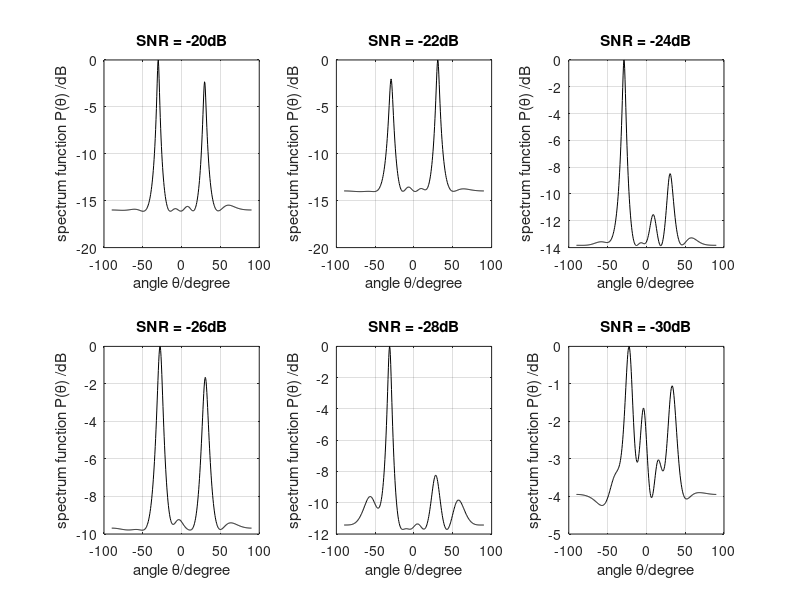

This figure's MATLAB source: (Note: this script raises an error after producing the figure.)
%MUSIC Simulation
% SNR
clc
clear all
close all
format long %The data show that as long shaping scientific

for kk = 1:6
    
%Transmitter
doa=[-30 30]/180*pi; %Direction of arrival
N=200;%Snapshots
w=[pi/4 pi/3]';%Frequency
M=8;%Number of array elements
P=length(w); %The number of signal
lambda=150;%Wavelength
d=lambda/2;%Element spacing

D=zeros(P,M); %To creat a matrix with P row and M column
for k=1:P
D(k,:)=exp(-j*2*pi*d*sin(doa(k))/lambda*[0:M-1]); %Assignment matrix
end
D=D';
xx=2*exp(j*(w*[1:N])); %Simulate message signal
x=D*xx; %Signal after beamforming at transmitter

%Channel
snr=-18-2*kk;%SNR
x=x+awgn(x,snr);%Insert Gaussian white noise

%Reciever
Sx=x*x'; %Data covarivance matrix
J=fliplr(eye(M)); %Exchange matrix
Sx=Sx+J*conj(Sx)*J;
[nn,vv]=eig(Sx); %Find the eigenvalues and eigenvectors of Sx
NN=nn(:,1:M-P); %Estimate noise subspace
%Creating array manifold vector V
theta=-90:0.5:90; %Peak search
for ii=1:length(theta)
V=zeros(1,length(M));%array manifold vector
for jj=0:M-1
V(1+jj)=exp(-j*2*jj*pi*d*sin(theta(ii)/180*pi)/lambda);
end

%Solution for MUSIC constrainted equations
PP=V*(NN*NN')*V';
Pmusic(ii)=abs(1/ PP);
end
Pmusic=10*log10(Pmusic/max(Pmusic)); %Spatial spectrum function

subplot(2,3,kk)
plot(theta,Pmusic,'-k')
xlabel('angle \theta/degree')
ylabel('spectrum function P(\theta) /dB')
title(['SNR = ',num2str(snr),'dB'])
grid on

end
 sgtitle('MUSIC-SNR');